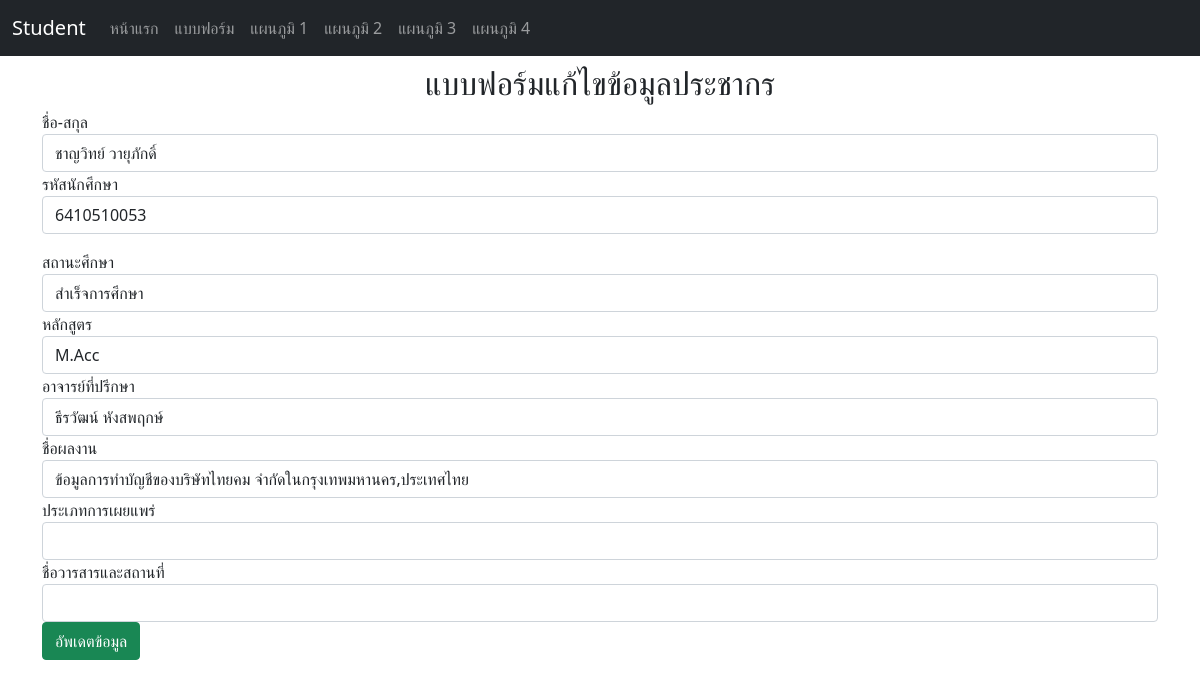
The page /edit/3 on the database its author committed.
### myapp/models.py (models this page shows, shortened)
class Person(models.Model):
    name = models.CharField(max_length=100)
    s_id = models.IntegerField()
    date = models.DateField(auto_now_add=True)
    status = models.CharField(max_length=100)
    course = models.CharField(max_length=100)
    teacher = models.CharField(max_length=100)
    performance = models.CharField(max_length=100)
    typ_work = models.CharField(max_length=100)
    jour_name_place = models.CharField(max_length=200)

### myapp/views.py (the view)
# urls.py: path('edit/<person_id>',views.edit),
def edit(request,person_id):
    if request.method == "POST":
        person = Person.objects.get(id=person_id)
        person.name = request.POST["name"]
        person.s_id = request.POST["s_id"]
        person.status = request.POST["status"]
        person.course = request.POST["course"]
        person.teacher= request.POST["teacher"]
        person.performance = request.POST["performance"]
        person.typ_work = request.POST["typ_work"]
        person.jour_name_place = request.POST["jour_name_place"]
        person.save()
        messages.success(request,"อัพเดตข้อมูลเรียบร้อย")
        return redirect("/")
    else:
        person = Person.objects.get(id=person_id)
        return render(request,"edit.html",{"person":person})

### myapp/templates/edit.html (shortened to what this page needs)
{% extends "base.html" %}
{% block content %}
    <h2 class="text-center">แบบฟอร์มแก้ไขข้อมูลประชากร</h2>
    <form method="post">
        <div class="form-group">
            <label for="name">ชื่อ-สกุล</label>
            <input type="text" name="name" class="form-control" value="{{person.name}}">
        </div>
        <div class="form-group mb-3">
            <label for="s_id">รหัสนักศึกษา</label>
            <input type="number" name="s_id" class="form-control" value="{{person.s_id}}">
        </div>
        <div class="form-group">
            <label for="status">สถานะศึกษา</label>
            <input type="text" name="status" class="form-control" value="{{person.status}}">
        </div>
        <div class="form-group">
            <label for="course">หลักสูตร</label>
            <input type="text" name="course" class="form-control" value="{{person.course}}">
        </div>
        <div class="form-group">
            <label for="teacher">อาจารย์ที่ปรึกษา</label>
            <input type="text" name="teacher" class="form-control" value="{{person.teacher}}">
        </div>
        <div class="form-group">
            <label for="performance">ชื่อผลงาน</label>
            <input type="text" name="performance" class="form-control" value="{{person.performance}}">
        </div>
        <div class="form-group ">
            <label for="typ_work">ประเภทการเผยแพร่</label>
            <input type="text" name="typ_work" class="form-control">
        </div>
        <div class="form-group ">
            <label for="jour_name_place">ชื่อวารสารและสถานที่</label>
            <input type="text" name="jour_name_place" class="form-control">
        </div>
        <input type="submit" value="อัพเดตข้อมูล" class="btn btn-success">
    </form>
{% endblock %}

### rows shown on the page
Person: name "ชาญวิทย์ วายุภักดิ์", s_id "6410510053", status "สำเร็จการศึกษา", course "M.Acc", teacher "ธีรวัฒน์ หังสพฤกษ์", performance "ข้อมูลการทำบัญชีของบริษัทไทยคม จำกัดในกรุงเทพมหานคร,ประเทศไทย"
